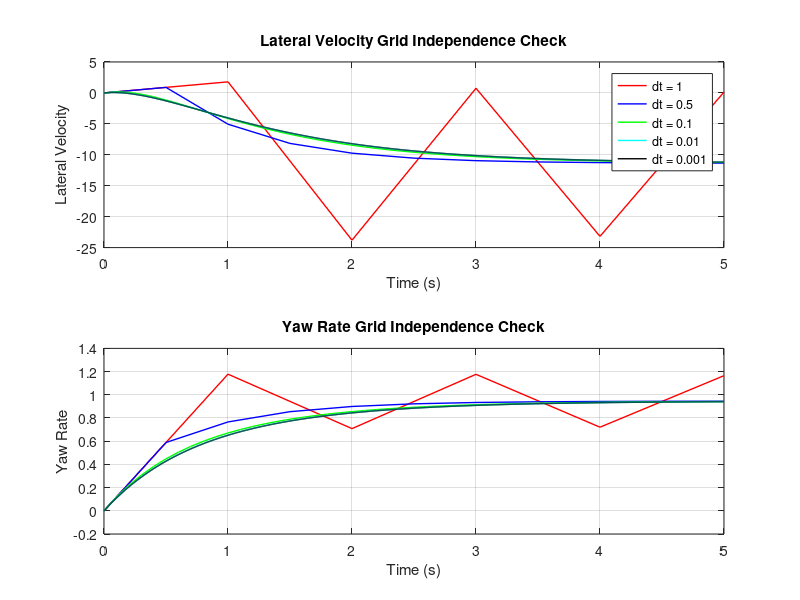

Recreate this plot in MATLAB.
clc; clear;

m = 1400; %kg
a = 1.14; %m
b = 1.33; %m
Cf = 25000; %N/rad
Cr = 21000; %N/rad
Iz = 2420; %kgm^2
u = 75/3.6; %km/hr

% Define constants for dx2/d2t = Adx/dt + Bdel
A = [-(Cf+Cr)/(m*u), -(a*Cf-b*Cr)/(m*u)-u;
       -0.0113, -((a^2)*Cf+(b^2)*Cr)/(Iz*u)];

del = 0.1;
B = [Cf/m; (a*Cf)/Iz];
B = del.*B;

% Compute y(t) and psi(t)

F = zeros(4,1);

dt = [1,0.5,0.1,0.01,0.001];
colors = ['r','b','g','c','k'];

for i =1:length(dt)

    t = 0:dt(i):5;
    
    x = zeros(4,length(t));
    % dv/dt = d^2y/dt^2 = A(1,1)v + A(1,2)w + del*B
    % dw/dt = d^2ψ/dt^2 = A(2,1)v + A(2,2)w + del*B
    
    % IC at t = 0 (given eq7)
    x(1,1) = 0; %y     
    x(2,1) = 0; %psi  
    x(3,1) = -13.0964 + 24.4684 - 11.3720; %v 
    x(4,1) = -0.2496 - 0.6962 + 0.9457; %w

    for n = 1:length(t)-1
        
        F= [x(3,n);
            x(4,n);
            A(1,1)*x(3,n) + A(1,2)*x(4,n) + B(1);
            A(2,1)*x(3,n) + A(2,2)*x(4,n) + B(2)];
    
        x(:,n+1) = x(:,n) + dt(i) * F(:,1);

    end

    subplot(2,1,1);
    plot(t, x(3,:), 'color',colors(i), 'LineWidth', 1); 
    xlabel('Time (s)');
    ylabel('Lateral Velocity');
    title('Lateral Velocity Grid Independence Check');
    legend('dt = 1', 'dt = 0.5', 'dt = 0.1', 'dt = 0.01','dt = 0.001');
    grid on;
    hold on;
    
    subplot(2,1,2);
    plot(t, x(4,:), 'color',colors(i), 'LineWidth', 1); 
    xlabel('Time (s)');
    ylabel('Yaw Rate');
    title('Yaw Rate Grid Independence Check');
    grid on;
    hold on;

end